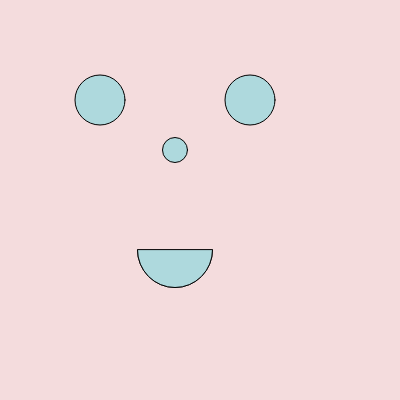
Frame 1 (no input)
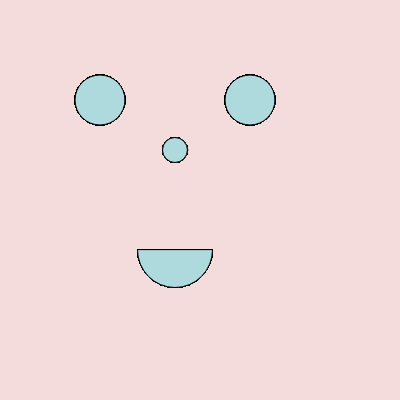
Frame 60 (no input)
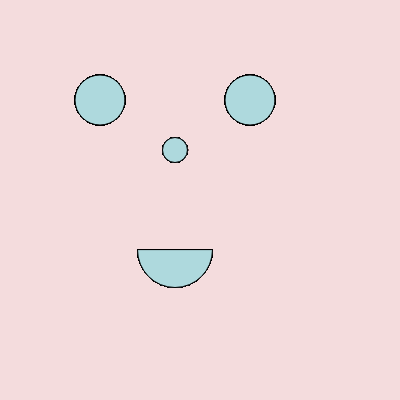
Frame 120 (the mouse pressed at the canvas centre since frame 60)

The p5.js sketch that drew these frames (run headless with seeded random() and noise() and a simulated clock; from frame 60 on, the mouse is pressed at the canvas centre):

// p5.js sketch
// ── sketch.js
function setup() {
  createCanvas(400, 400);
  background(244,220,221);
}

//called on each frame
function draw() {
  fill(174,217,221);
  //eyes and nose
  ellipse(100, 100, 50, 50);
  ellipse(250, 100, 50, 50);
  ellipse(175, 150, 25, 25);

  //mouth
  arc(175, 250, 75, 75, 0, PI);
  arc(175, 250, 75, 75, 0, PI, CHORD);
}
// ── utils.js
function isCloseEnough(arr1,arr2, threshold) {
    //4D array distance
    let r1 = arr1[0];
    let g1 = arr1[1];
    let b1 = arr1[2];
    let a1 = arr1[3];
    let r2 = arr2[0];
    let g2 = arr2[1];
    let b2 = arr2[2];
    let a2 = arr2[3];
    let r = Math.abs(r1 - r2);
    let g = Math.abs(g1 - g2);
    let b = Math.abs(b1 - b2);
    let a = Math.abs(a1 - a2);
  
    let dist = Math.sqrt(r*r + g*g + b*b + a*a);
    return dist < threshold;
  }
